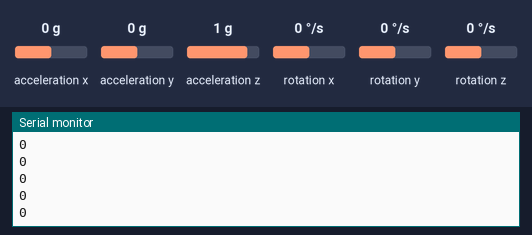
Bench run of a sketch on a simulated Arduino Uno, built with avr-gcc and run on an emulated ATmega328P. On the bench: the last lines printed to the serial monitor. The inputs (shaded band) are chosen by the test bench; at power-on: rotation z 0 °/s, acceleration x 0 g, acceleration y 0 g, acceleration z 1 g, rotation x 0 °/s, rotation y 0 °/s.

Above: at 4.2 s.
4.3 s: rotation z set to -192 °/s
At 4.57 s:
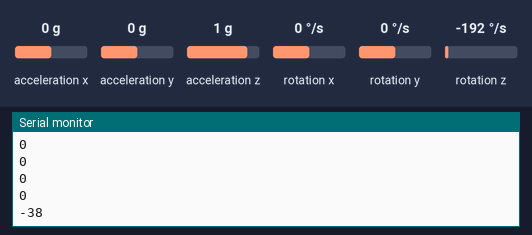
5.8 s: rotation z set to -100 °/s
At 5.99 s:
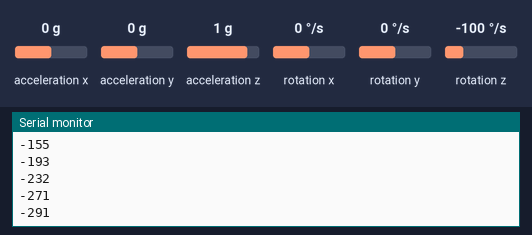
Timing chart, 0 to 8.8 s (numbered marks = the images above; inputs shaded):
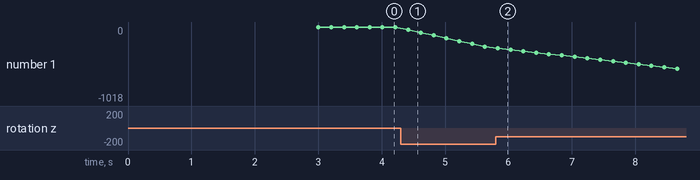

Measured:
- after the input at 4.3 s, the serial monitor: prints a new line after 0.12 s (image 1)
- after the input at 5.8 s, the serial monitor: prints a new line at once (image 2)
- plotted number 1: 0 → -271 after the input at 4.3 s, -271 → -1018 after the input at 5.8 s

The sketch:

soloGiroscopio.ino
```cpp
#include <Wire.h>
#include <MPU6050_light.h>

// Giroscopio
MPU6050 mpu(Wire);  // Crea un objeto mpu

void setup() {
  //Esta parta de código es necesaria para iniciar i2c
  Wire.begin();
  Wire.setClock(100000);  // Configura la velocidad del I2C a 100kHz (puedes probar también 400kHz)

  //Se inicia la comunicación serial
  Serial.begin(115200);

  //Se inicia el giroscopio
  iniciarGiroscopio();
}

void loop() {
  int angulo = leerGiroscopio();
  Serial.println(angulo);
  delay(200);
}
```

giroscopio.ino
```cpp
//Funcion que inicializa el giroscopio, el objeto mpu debe estar creado de forma global
//Para inicializar mpu: MPU6050 mpu(Wire);
void iniciarGiroscopio(){
  // Inicializar el MPU6050
  if (mpu.begin() != 0) {
    Serial.println(F("Error al inicializar el MPU6050"));
    while (1)
      ;
  }
  Serial.println(F("Calculando compensación MPU6050..."));
  mpu.calcGyroOffsets();  // Calibrar giroscopio
  Serial.println("¡Listo!\n");
}

//Funcion que retorna el ángulo actual del mpu como int
int leerGiroscopio() {
  mpu.update();  //Obtención de valores de MPU
  int angulo = int(mpu.getAngleZ());
  return angulo;
}
```
